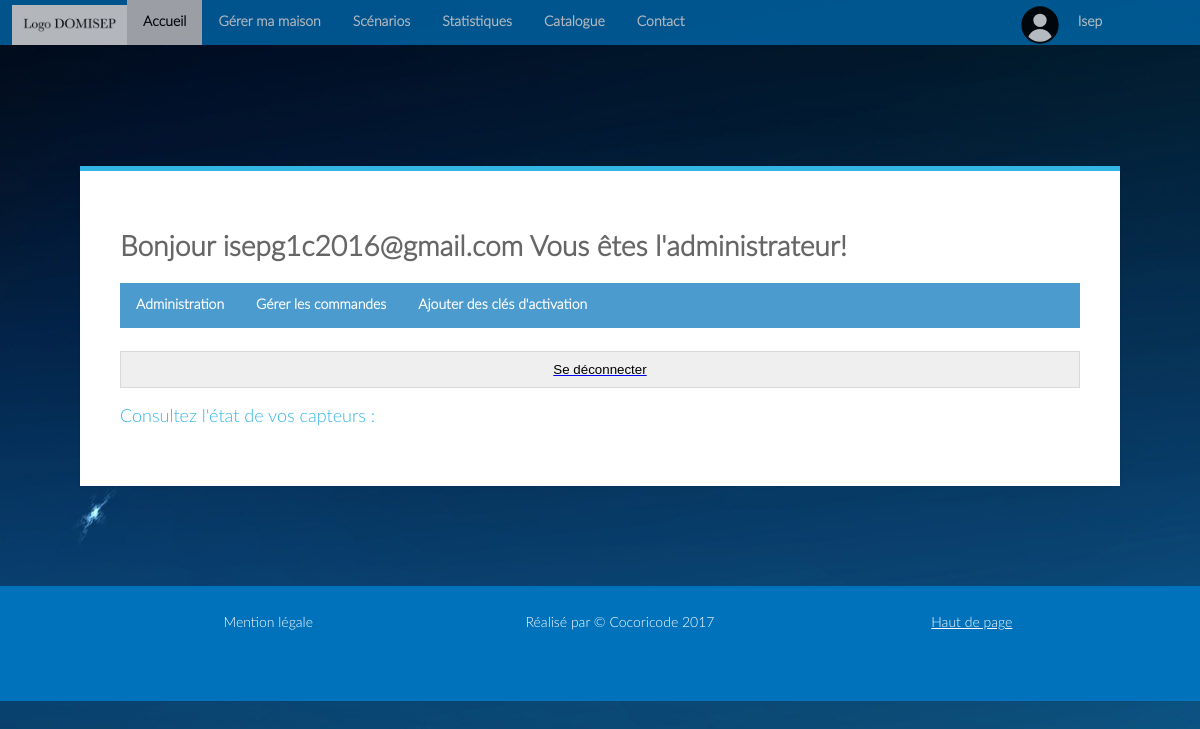
Page /index.php?page=accueil (signed in) on the earlier database version.
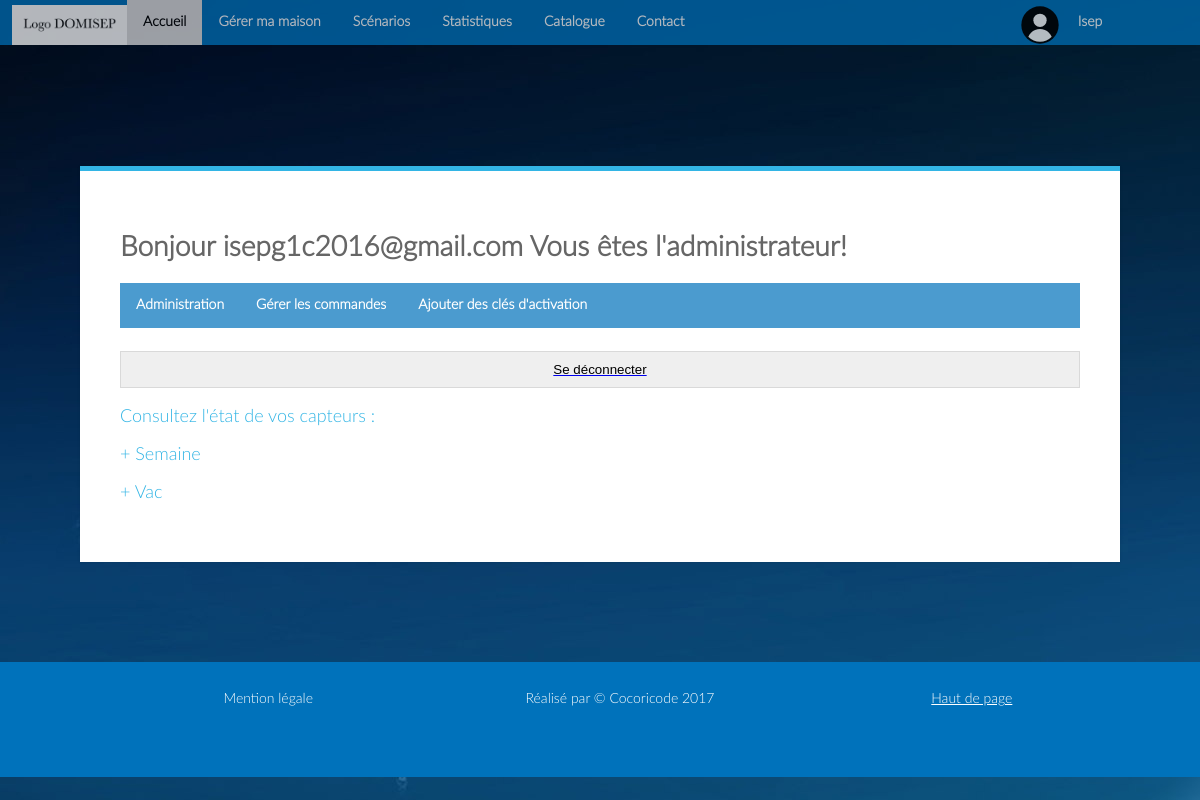
Same page on the later database version.
### tables this page shows
CREATE TABLE `scenario` (
  `Id` int(11) NOT NULL,
  `Nom` varchar(30) NOT NULL,
  `Recurrence` varchar(10) NOT NULL,
  `Id_Utilisateur` int(11) NOT NULL
);

### Controleur/accueil.php (called while the page is built, shortened)
<?php
$iduser = $_SESSION['id'];
require('Modele/fonctions.php');
include('Modele/connexion_bdd.php');
$reqscernar = $mysqli->query("SELECT * FROM Scenario WHERE Id_Utilisateur = '$iduser'");
$valscenar = [];
$nomscenar = [];
while ($scenar = $reqscernar ->fetch_array(MYSQLI_ASSOC)) {
	$val=[];
	$scenarid = $scenar['Id'];
	$result = $mysqli->query("SELECT * FROM Programmation WHERE Id_scenario = '$scenarid'");
	while($donnees = $result ->fetch_array(MYSQLI_ASSOC)){
		$idcapt = $donnees['Id_Capteur'];
		$resultcapt = $mysqli->query("SELECT * FROM Capteur WHERE Id = '$idcapt'");
		$idcapteur = $resultcapt->fetch_array(MYSQLI_ASSOC);
		$donnees['Id_Capteur']=$idcapteur['Nom'];
		$fonc = select('Fonctionnalite',['Nom','Type_donnees'],'Id='.$donnees['Id_Fonctionnalite']);
		$donnees['Id_Fonctionnalite']=[$fonc['Nom'],$fonc['Type_donnees']];
		$piece = select('Pieces',['Nom'],'Id='.$donnees['Id_Pieces']);
		$donnees['Id_Pieces']=$piece['Nom'];
		array_push($val, $donnees);
		}
	array_push($nomscenar, [$scenar['Nom'],$scenar['Id']]);
	array_push($valscenar, $val);
}
include('Vue/accueil.php');
?>

### Vue/accueil.php (the view, shortened to what this page needs)
<div class="module3">
	<div class='form form-block'>
		<h1>Bonjour <?php echo $_SESSION['mail'];if ($_SESSION['admin']=='1') {echo " Vous êtes l'administrateur";}?>!</h1>
	<?php
	if ($_SESSION ['admin'] == '1') {
		?>
		<nav class="menu">
		<ul id="menu_deroulant">
				<li <?php activepage("accueil")?>><a href="index.php?page=admin">Administration</a></li>
		<li <?php activepage("accueil")?>><a href="index.php?page=cmd">Gérer
				les commandes</a></li>
		<li <?php activepage("accueil")?>><a href="index.php?page=cleactiv">Ajouter
				des clés d'activation</a></li>
				</ul>
				</nav>
			<?php
	}
	?>
	<h1>
			<a href="index.php?page=deconnexion"><input type="submit"
				value="Se déconnecter">
		</h1>
		<h2>Consultez l'état de vos capteurs :</h2>
	<?php
	foreach ( $valscenar as $key => $val ) {
		?>
	<h2 style="cursor: pointer"
			onclick='affich("<?php echo $nomscenar[$key][0] ?>",this.id)'
			id="titre_<?php echo $nomscenar[$key][0] ?>">+ <?php echo $nomscenar[$key][0] ?></h2>
	<?php
	}
	?>
</div>
</div>

Differences in the rows shown:
added scenario: Nom "Semaine"
added scenario: Nom "Vac"
